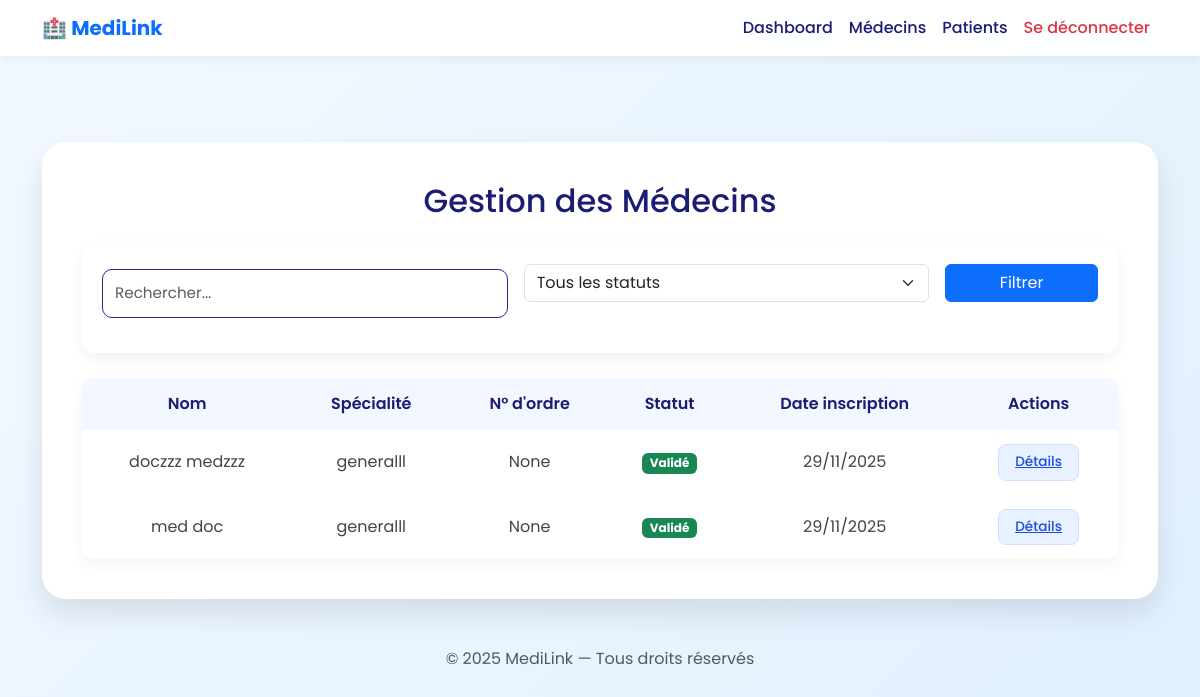
Before: /medecins/ (signed in) with the older database file.
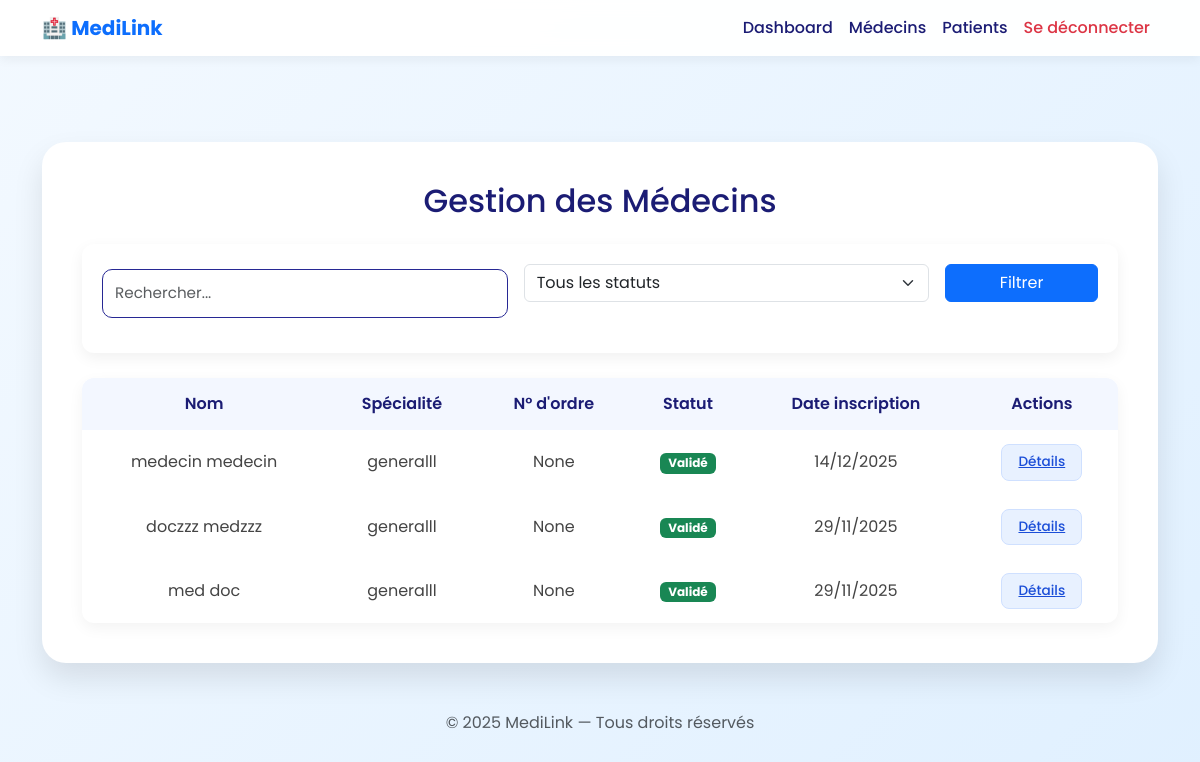
After: the same page with the newer database file.
### gestion_medecins/models.py (models this page shows, shortened)
class Medecin(models.Model):
    STATUT_CHOICES = [
        ('en_attente', 'En attente'),
        ('valide', 'Validé'),
        ('refuse', 'Refusé'),
    ]
    user = models.OneToOneField(
        settings.AUTH_USER_MODEL,
        on_delete=models.CASCADE,
        related_name='medecin_profile'
    )
    numero_ordre = models.CharField(
        max_length=50,
        unique=True,
        verbose_name="Numéro d'ordre",
        null=True,
        blank=True
    )
    specialite = models.ForeignKey(
    Specialite,
    on_delete=models.SET_NULL,  # si la spécialité est supprimée
    null=True,
    blank=True,
    verbose_name="Spécialité"
)
    telephone = models.CharField(max_length=20, verbose_name="Téléphone", blank=True)
    statut = models.CharField(max_length=20, choices=STATUT_CHOICES, default='en_attente', verbose_name="Statut")
    date_inscription = models.DateTimeField(auto_now_add=True, verbose_name="Date d'inscription")
    date_validation = models.DateTimeField(null=True, blank=True, verbose_name="Date de validation")
    class Meta:
        verbose_name = "Médecin"
        verbose_name_plural = "Médecins"
        ordering = ['-date_inscription']

### users/models.py (models this page shows, shortened)
class User(AbstractUser):
    username = None  # On supprime le champ username
    email = models.EmailField(unique=True, validators=[EmailValidator(message="Email invalide")])
    first_name = models.CharField("Prénom", max_length=50, validators=[name_validator])
    last_name = models.CharField("Nom", max_length=50, validators=[name_validator])
    phone = models.CharField("Téléphone", max_length=8, validators=[phone_validator])
    date_of_birth = models.DateField("Date de naissance")
    gouvernorat = models.CharField("Gouvernorat", max_length=50, choices=GOUVERNORATS)
    ville = models.CharField("Ville", max_length=50, validators=[city_validator])
    role = models.CharField(max_length=10, choices=ROLE_CHOICES)
    etat_compte = models.CharField(
        max_length=20,
        choices=[('actif', 'Actif'), ('archive', 'Archivé')],
        default='actif'
    )
    date_creation = models.DateTimeField(auto_now_add=True)
    code_postal = models.CharField("Code postal", max_length=4, validators=[postal_code_validator], null=True, blank=True)
    specialite = models.ForeignKey(
        Specialite,  # lien vers ton modèle Specialite
        on_delete=models.SET_NULL,  # si la spécialité est supprimée, la valeur devient NULL
        null=True,
        blank=True,
        verbose_name="Spécialité"
    )
    annee_diplome = models.CharField("Année d'obtention du diplôme", max_length=4, validators=[year_validator], null=True, blank=True)
    diplome_pdf = models.FileField(
        "Déposer votre diplôme (PDF)",
        upload_to='diplomes/',
        validators=[FileExtensionValidator(allowed_extensions=['pdf'])],
        null=True,
        blank=True
    )
    statut = models.CharField(max_length=10, choices=STATUT_CHOICES, default='en cours')
    objects = UserManager()
    USERNAME_FIELD = 'email'
    REQUIRED_FIELDS = []  # Email + password suffisent

### specialite/models.py (models this page shows, shortened)
class Specialite(models.Model):
    id_specialite = models.AutoField(primary_key=True)
    nom_specialite = models.CharField(
        "Nom de la spécialité",
        max_length=100,
        unique=True,  # 🚫 empêche les doublons
        validators=[
            name_validator,  # 🚫 empêche chiffres et caractères spéciaux
            MinLengthValidator(3, "Le nom doit comporter au moins 3 caractères.")
        ]
    )
    description = models.TextField(
        "Description",
        validators=[
            MinLengthValidator(10, "La description doit comporter au moins 10 caractères.")
        ],
        blank=True,  # ⚙️ champ facultatif dans les formulaires
        null=True    # ⚙️ champ facultatif dans la base de données
    )
    def __str__(self):
        return self.nom_specialite

### gestion_medecins/views.py (the view, shortened to what this page needs)
# urls.py: path('', views.liste_medecins, name='liste_medecins'),
@login_required
def liste_medecins(request):
    if not _ensure_admin(request):
        return redirect('home')
    medecins = Medecin.objects.all().select_related('user')
    statut_filter = request.GET.get('statut', '')
    if statut_filter:
        medecins = medecins.filter(statut=statut_filter)
    search_query = request.GET.get('search', '').strip()
    paginator = Paginator(medecins, 10)
    page_number = request.GET.get('page')
    page_obj = paginator.get_page(page_number)
    context = {
        'medecins': page_obj,
        'search_query': search_query,
        'statut_filter': statut_filter,
        'statut_choices': Medecin.STATUT_CHOICES,
    }
    return render(request, 'gestion_medecins/liste_medecins.html', context)

### gestion_medecins/views.py (called while the page is built)
def _ensure_admin(request):
    if not request.user.is_authenticated or getattr(request.user, 'role', None) != 'admin':
        messages.error(request, "Accès refusé.")
        return False
    return True

### gestion_medecins/templates/gestion_medecins/liste_medecins.html (shortened to what this page needs)
{% extends 'dossiers/base.html' %}
{% load static %}
{% block content %}
<div class="custom-card">
    <h2 class="mb-4 text-center">Gestion des Médecins</h2>
    <div class="filter-box mb-4">
        <form method="get">
            <div class="row g-3">
                <div class="col-md-5">
                    <input type="text" name="search" class="form-control"
                           placeholder="Rechercher..." value="{{ search_query }}">
                </div>
                <div class="col-md-5">
                    <select name="statut" class="form-select">
                        <option value="">Tous les statuts</option>
                    </select>
                </div>
                <div class="col-md-2">
                    <button class="btn btn-primary w-100">Filtrer</button>
                </div>
            </div>
        </form>
    </div>
    <table class="table-style">
        <thead>
            <tr>
                <th>Nom</th>
                <th>Spécialité</th>
                <th>N° d'ordre</th>
                <th>Statut</th>
                <th>Date inscription</th>
                <th>Actions</th>
            </tr>
        </thead>
        <tbody>
            {% for medecin in medecins %}
            <tr>
                <td>{{ medecin.user.get_full_name }}</td>
                <td>{{ medecin.specialite }}</td>
                <td>{{ medecin.numero_ordre }}</td>
                <td>
                    <span class="badge bg-{% if medecin.statut == 'valide' %}success{% elif medecin.statut == 'refuse' %}danger{% else %}warning{% endif %}">
                        {{ medecin.get_statut_display }}
                    </span>
                </td>
                <td>{{ medecin.date_inscription|date:"d/m/Y" }}</td>
                <td class="d-flex gap-2 justify-content-center">
                    <a href="{% url 'gestion_medecins:detail_medecin' medecin.id %}"
                       class="btn-clean btn-details">
                        Détails
                    </a>
                </td>
            </tr>
            {% empty %}
            <tr><td colspan="6">Aucun médecin trouvé.</td></tr>
            {% endfor %}
        </tbody>
    </table>
</div>
{% endblock %}

Changed rows visible on the page:
added Medecin: user.get_full_name "medecin medecin", specialite "generalll", numero_ordre "None", statut "Validé", date_inscription "14/12/2025"
